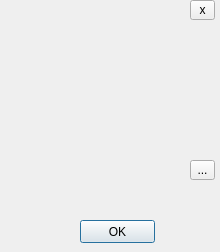
<ui version="4.0" >
 <class>ColorEditDialogClass</class>
 <widget class="QDialog" name="ColorEditDialogClass" >
  <property name="geometry" >
   <rect>
    <x>0</x>
    <y>0</y>
    <width>220</width>
    <height>252</height>
   </rect>
  </property>
  <property name="windowTitle" >
   <string>ColorEditDialog</string>
  </property>
  <widget class="ColorWheelWidget" native="1" name="colorWheel" >
   <property name="geometry" >
    <rect>
     <x>50</x>
     <y>10</y>
     <width>131</width>
     <height>131</height>
    </rect>
   </property>
  </widget>
  <widget class="ColorWidget" native="1" name="colorWidget" >
   <property name="geometry" >
    <rect>
     <x>6</x>
     <y>160</y>
     <width>21</width>
     <height>21</height>
    </rect>
   </property>
  </widget>
  <widget class="ColorVolumeWidget" native="1" name="colorVolumeLight" >
   <property name="geometry" >
    <rect>
     <x>50</x>
     <y>190</y>
     <width>131</width>
     <height>21</height>
    </rect>
   </property>
  </widget>
  <widget class="ColorVolumeWidget" native="1" name="colorVolumeDark" >
   <property name="geometry" >
    <rect>
     <x>50</x>
     <y>160</y>
     <width>131</width>
     <height>21</height>
    </rect>
   </property>
  </widget>
  <widget class="QPushButton" name="okButton" >
   <property name="geometry" >
    <rect>
     <x>80</x>
     <y>220</y>
     <width>75</width>
     <height>23</height>
    </rect>
   </property>
   <property name="text" >
    <string>OK</string>
   </property>
  </widget>
  <widget class="QToolButton" name="closeButton" >
   <property name="geometry" >
    <rect>
     <x>190</x>
     <y>0</y>
     <width>25</width>
     <height>20</height>
    </rect>
   </property>
   <property name="text" >
    <string>x</string>
   </property>
  </widget>
  <widget class="QToolButton" name="pickButton" >
   <property name="geometry" >
    <rect>
     <x>190</x>
     <y>160</y>
     <width>25</width>
     <height>20</height>
    </rect>
   </property>
   <property name="text" >
    <string>...</string>
   </property>
  </widget>
 </widget>
 <layoutdefault spacing="6" margin="11" />
 <customwidgets>
  <customwidget>
   <class>ColorWheelWidget</class>
   <extends>QWidget</extends>
   <header>colorwheelwidget.h</header>
   <container>1</container>
  </customwidget>
  <customwidget>
   <class>ColorWidget</class>
   <extends>QWidget</extends>
   <header>colorwidget.h</header>
   <container>1</container>
  </customwidget>
  <customwidget>
   <class>ColorVolumeWidget</class>
   <extends>QWidget</extends>
   <header>colorvolumewidget.h</header>
   <container>1</container>
  </customwidget>
 </customwidgets>
 <resources/>
 <connections/>
</ui>
